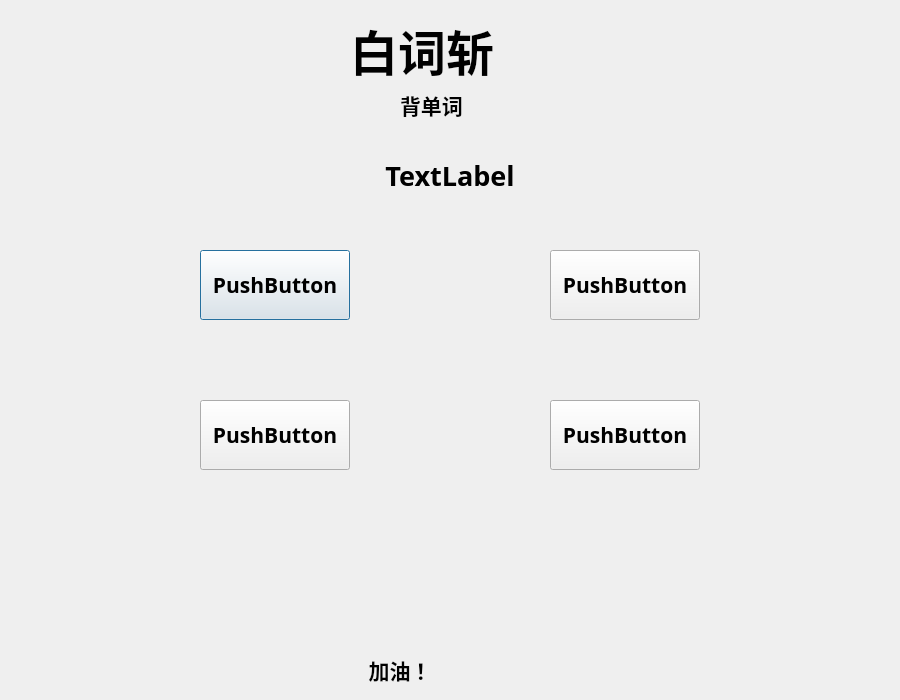
<?xml version="1.0" encoding="UTF-8"?>
<ui version="4.0">
 <class>Reciteword</class>
 <widget class="QDialog" name="Reciteword">
  <property name="geometry">
   <rect>
    <x>0</x>
    <y>0</y>
    <width>900</width>
    <height>700</height>
   </rect>
  </property>
  <property name="windowTitle">
   <string>Dialog</string>
  </property>
  <widget class="QLabel" name="label">
   <property name="geometry">
    <rect>
     <x>400</x>
     <y>80</y>
     <width>80</width>
     <height>50</height>
    </rect>
   </property>
   <property name="font">
    <font>
     <family>AR DCHYJianWeiDGB</family>
     <pointsize>16</pointsize>
     <weight>75</weight>
     <bold>true</bold>
    </font>
   </property>
   <property name="text">
    <string>背单词</string>
   </property>
  </widget>
  <widget class="QPushButton" name="pushButton_1">
   <property name="geometry">
    <rect>
     <x>200</x>
     <y>250</y>
     <width>150</width>
     <height>70</height>
    </rect>
   </property>
   <property name="font">
    <font>
     <family>AR DCHYJianWeiDGB</family>
     <pointsize>16</pointsize>
     <weight>75</weight>
     <bold>true</bold>
    </font>
   </property>
   <property name="text">
    <string>PushButton</string>
   </property>
  </widget>
  <widget class="QPushButton" name="pushButton_2">
   <property name="geometry">
    <rect>
     <x>550</x>
     <y>250</y>
     <width>150</width>
     <height>70</height>
    </rect>
   </property>
   <property name="font">
    <font>
     <family>AR DCHYJianWeiDGB</family>
     <pointsize>16</pointsize>
     <weight>75</weight>
     <bold>true</bold>
    </font>
   </property>
   <property name="text">
    <string>PushButton</string>
   </property>
  </widget>
  <widget class="QPushButton" name="pushButton_3">
   <property name="geometry">
    <rect>
     <x>200</x>
     <y>400</y>
     <width>150</width>
     <height>70</height>
    </rect>
   </property>
   <property name="font">
    <font>
     <family>AR DCHYJianWeiDGB</family>
     <pointsize>16</pointsize>
     <weight>75</weight>
     <bold>true</bold>
    </font>
   </property>
   <property name="text">
    <string>PushButton</string>
   </property>
  </widget>
  <widget class="QPushButton" name="pushButton_4">
   <property name="geometry">
    <rect>
     <x>550</x>
     <y>400</y>
     <width>150</width>
     <height>70</height>
    </rect>
   </property>
   <property name="font">
    <font>
     <family>AR DCHYJianWeiDGB</family>
     <pointsize>16</pointsize>
     <weight>75</weight>
     <bold>true</bold>
    </font>
   </property>
   <property name="text">
    <string>PushButton</string>
   </property>
  </widget>
  <widget class="QLabel" name="label_2">
   <property name="geometry">
    <rect>
     <x>350</x>
     <y>0</y>
     <width>200</width>
     <height>100</height>
    </rect>
   </property>
   <property name="font">
    <font>
     <family>AR DCHYJianWeiDGB</family>
     <pointsize>36</pointsize>
     <weight>75</weight>
     <bold>true</bold>
    </font>
   </property>
   <property name="text">
    <string>白词斩</string>
   </property>
  </widget>
  <widget class="QLabel" name="label_question_English">
   <property name="geometry">
    <rect>
     <x>350</x>
     <y>140</y>
     <width>200</width>
     <height>70</height>
    </rect>
   </property>
   <property name="font">
    <font>
     <family>AR DCHYJianWeiDGB</family>
     <pointsize>20</pointsize>
     <weight>75</weight>
     <bold>true</bold>
    </font>
   </property>
   <property name="text">
    <string>TextLabel</string>
   </property>
   <property name="alignment">
    <set>Qt::AlignCenter</set>
   </property>
  </widget>
  <widget class="QLabel" name="label_judge">
   <property name="geometry">
    <rect>
     <x>0</x>
     <y>640</y>
     <width>800</width>
     <height>60</height>
    </rect>
   </property>
   <property name="font">
    <font>
     <family>AR DCHYJianWeiDGB</family>
     <pointsize>16</pointsize>
     <weight>75</weight>
     <bold>true</bold>
    </font>
   </property>
   <property name="text">
    <string>加油！</string>
   </property>
   <property name="alignment">
    <set>Qt::AlignCenter</set>
   </property>
  </widget>
  <widget class="QLabel" name="label_score">
   <property name="geometry">
    <rect>
     <x>800</x>
     <y>640</y>
     <width>100</width>
     <height>60</height>
    </rect>
   </property>
   <property name="font">
    <font>
     <family>AR DCHYJianWeiDGB</family>
     <pointsize>16</pointsize>
     <weight>75</weight>
     <bold>true</bold>
    </font>
   </property>
   <property name="text">
    <string/>
   </property>
  </widget>
 </widget>
 <resources/>
 <connections/>
</ui>
